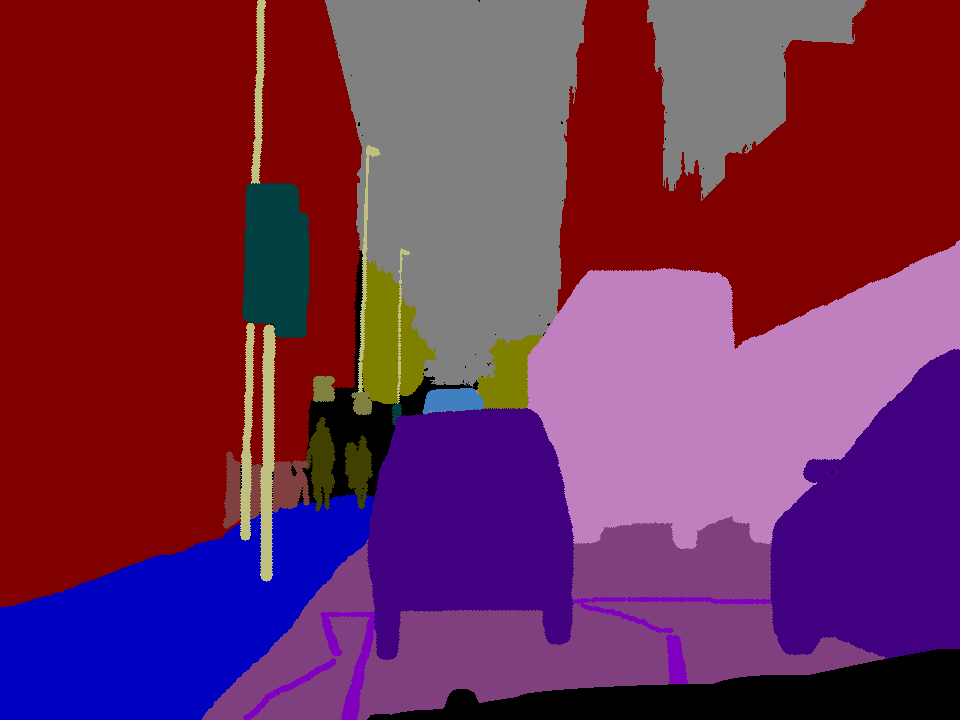
#> input picture data/CamVid/test/masks/0001TP_006690_L.png, 960 x 720 px, found by its file name
$ python augmentation.py
#> lines starting #> are read from the running program, lines starting #| are printed output that depends on the picture; after the words box and inside, x2 and y2 are one past the last pixel; in counts of white or black regions, pixels touching at a corner belong together; pictures that were not available may be replaced by others from this repository, and a replacement may not be noted
import os
import cv2
import numpy as np

# Directories
DATA_DIR = "data/CamVid"
TEST_IMAGES_DIR = os.path.join(DATA_DIR, "train", "images")
TEST_MASKS_DIR  = os.path.join(DATA_DIR, "train", "masks")

# Input size (height, width)
INPUT_HEIGHT = 720
INPUT_WIDTH = 960

# Rare classes in target: Note that target colors are originally defined in RGB.
# When using cv2 (which reads images in BGR), we convert:
# (0,128,192) in RGB becomes (192,128,0) in BGR -> Bicyclist
# (192,0,192) in RGB remains (192,0,192) in BGR -> MotorcycleScooter
# (192,128,192) in RGB remains (192,128,192) in BGR -> Truck_Bus
RARE_COLORS_BGR = [
    (192, 0, 192),   # MotorcycleScooter
    (192, 128, 192)    # Truck_Bus
]

def find_rare_class():
    """
    Scans through the test masks directory and selects image names
    (without extension) for which the mask contains any rare class pixel.
    Returns a list of filenames (without extension).
    """
    selected = []
    for mask_filename in os.listdir(TEST_MASKS_DIR):
        if not mask_filename.endswith(".png"):
            continue
        mask_path = os.path.join(TEST_MASKS_DIR, mask_filename)
        mask = cv2.imread(mask_path)
#> mask is the input picture: shape (720, 960, 3); mean B, G, R 83.7, 43.9, 112.6
        # Check if any pixel equals one of the rare colors
        found = False
        for color in RARE_COLORS_BGR:
            # Create a boolean mask where pixels equal the target color.
            match = np.all(mask == np.array(color, dtype=np.uint8), axis=-1)
            if np.any(match):
                found = True
                break
#> this loop made 2 passes
#> pass 2, in find_rare_class, `match = np.all(mask == np.array(color, dtype=np.uint8), axis=-1)`:
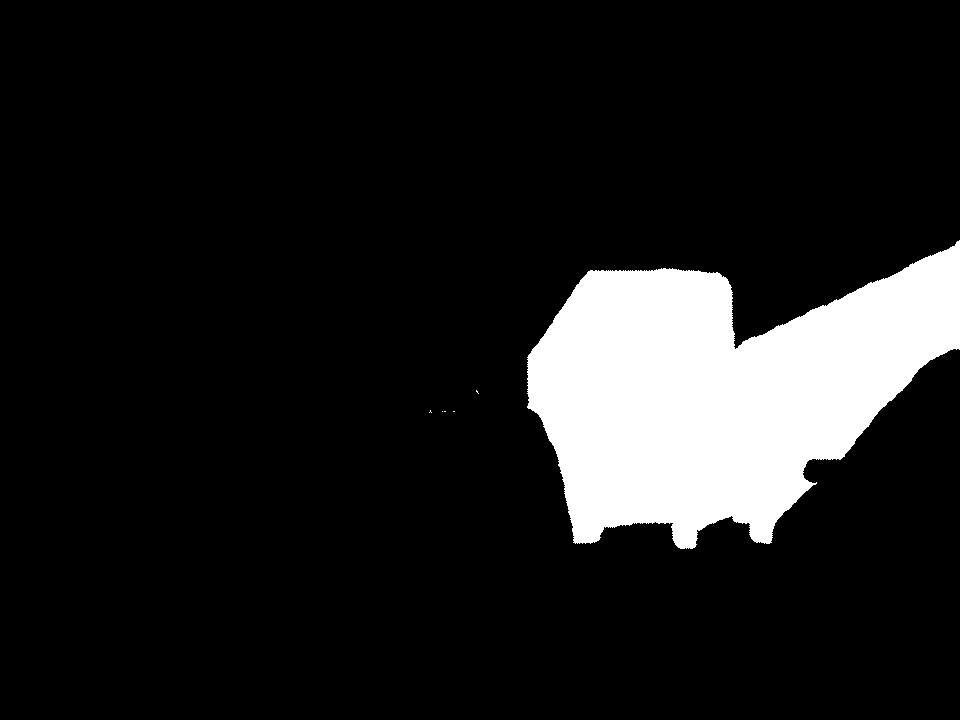
#> match: shape (720, 960) bool; 11.8% white; 6 white regions (5 under 20 px), largest, box (x1, y1, x2, y2) and area: (527, 240, 960, 549) 81282
        if found:
            # Assume corresponding image filename is the same but without _L in mask name.
            # For example, if mask is 'image1_L.png', then image is 'image1.png'
            base_name = mask_filename.replace("_L.png", "").replace(".png", "")
            selected.append(base_name)
    return selected

def augment_rotate(image, mask):
    """
    Rotate both image and mask 180 degrees.
    """
    rotated_img = cv2.rotate(image, cv2.ROTATE_180)
    rotated_mask = cv2.rotate(mask, cv2.ROTATE_180)
    return rotated_img, rotated_mask

def augment_flip(image, mask, flipcode=1):
    """
    Rotate both image and mask 180 degrees.
    """

    flipped_img = cv2.flip(image, flipcode)
    flipped_mask = cv2.flip(mask, flipcode)

    return flipped_img, flipped_mask

def augment_hsv(image, mask, hue_shift, sat_mult, val_mult):
    """
    Adjust the HSV values of the image.
    The mask remains unchanged.
    For example, we can shift the hue by 10 degrees, increase saturation by 10%.
    """
    hsv = cv2.cvtColor(image, cv2.COLOR_BGR2HSV).astype(np.float32)
    # Adjustments: these parameters can be tuned.
    # hue_shift = -10.0        # shift hue by 10 degrees (0-180 in OpenCV)
    # sat_mult = 0.8          # increase saturation by 10%
    # val_mult = 1.2          # increase brightness by 10%

    hsv[..., 0] = (hsv[..., 0] + hue_shift) % 180
    hsv[..., 1] = np.clip(hsv[..., 1] * sat_mult, 0, 255)
    hsv[..., 2] = np.clip(hsv[..., 2] * val_mult, 0, 255)

    adjusted_img = cv2.cvtColor(hsv.astype(np.uint8), cv2.COLOR_HSV2BGR)
    # For HSV adjustment, the mask remains the same.
    return adjusted_img, mask

def save_augmented(image, mask, original_name, method):
    """
    Save the augmented image and mask with the specified naming convention.
    """
    image_name = f"{original_name}_{method}.png"
    mask_name = f"{original_name}_{method}_L.png"
    image_path = os.path.join(TEST_IMAGES_DIR, image_name)
    mask_path = os.path.join(TEST_MASKS_DIR, mask_name)
    cv2.imwrite(image_path, image)
    cv2.imwrite(mask_path, mask)
    # print(f"Saved {image_path} and {mask_path}")

def augmentation_pipeline():
    """
    The pipeline to perform data augmentation on test data samples
    that contain rare classes.
    """
    rare_samples = find_rare_class()
    print(f"Found {len(rare_samples)} rare samples.")

    for sample in rare_samples:
        image_path = os.path.join(TEST_IMAGES_DIR, sample + ".png")
        mask_path  = os.path.join(TEST_MASKS_DIR, sample + "_L.png")

        # Read the image and mask
        image = cv2.imread(image_path)
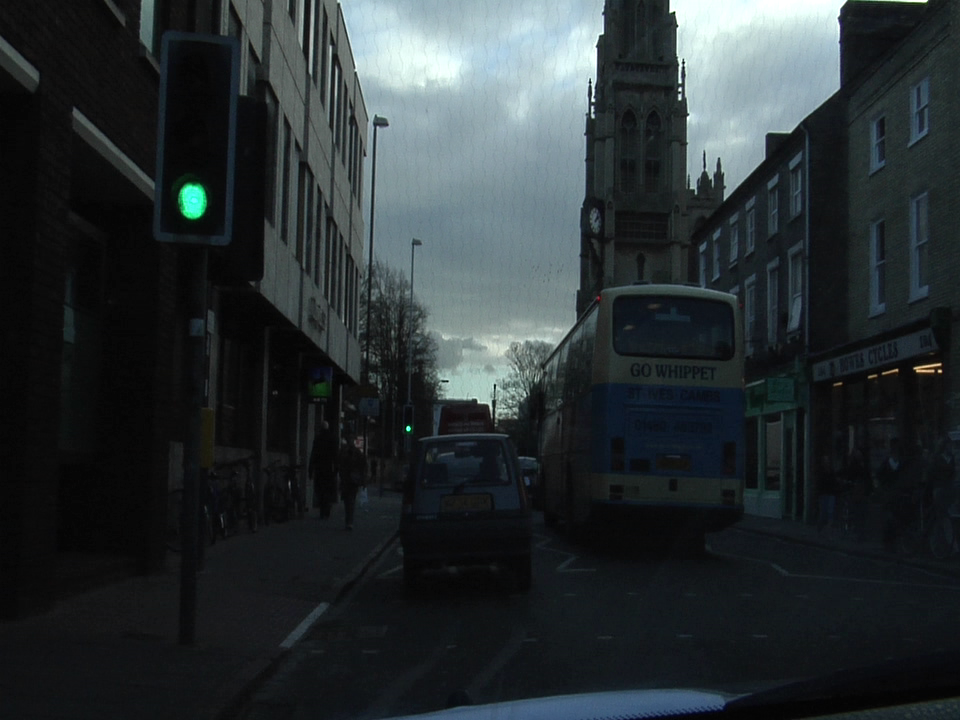
#> input picture data/CamVid/test/images/0001TP_006750.png, 960 x 720 px, given in place of 0001TP_006690.png, which was not available
#> image is the input picture: shape (720, 960, 3); mean B, G, R 51.5, 49.1, 42.3
        mask  = cv2.imread(mask_path)

        if image is None or mask is None:
            print(f"Error reading {sample}. Skipping.")
            continue

        # 1. Rotation augmentation
        rotated_img, rotated_mask = augment_flip(image, mask, -1)
        save_augmented(rotated_img, rotated_mask, sample, "rotate")

        # 2. Flip augmentation
        flipv_image, flipv_mask = augment_flip(image, mask, 1)
#> call 2 of augment_flip, with flipcode = 1
#> in augment_flip (call 2), `flipped_mask = cv2.flip(mask, flipcode)`:
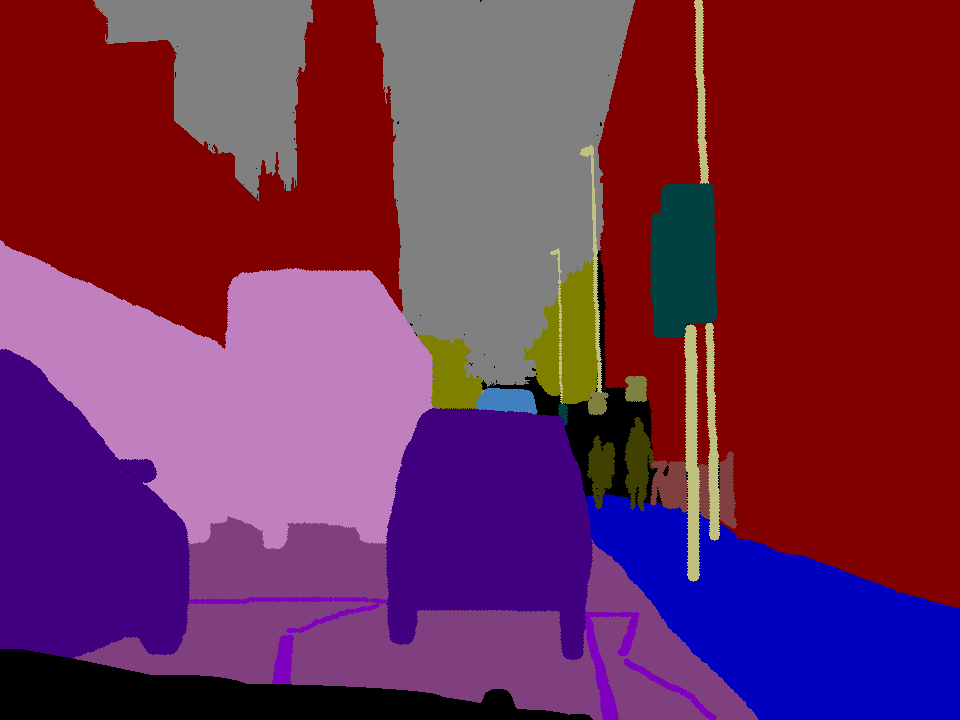
#> flipped_mask: shape (720, 960, 3); mean B, G, R 83.7, 43.9, 112.6
        save_augmented(flipv_image, flipv_mask, sample, 'flipv')
        fliph_image, fliph_mask = augment_flip(image, mask, 0)
#> call 3 of augment_flip, with flipcode = 0
#> in augment_flip (call 3), `flipped_img = cv2.flip(image, flipcode)`:
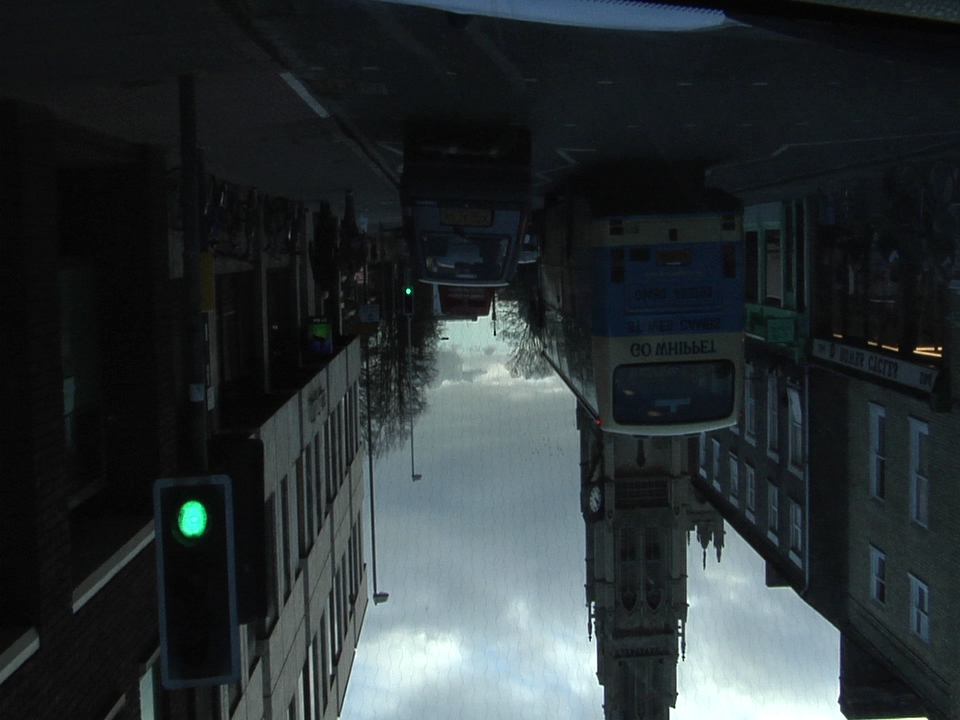
#> flipped_img: shape (720, 960, 3); mean B, G, R 51.5, 49.1, 42.3
#> in augment_flip (call 3), `flipped_mask = cv2.flip(mask, flipcode)`:
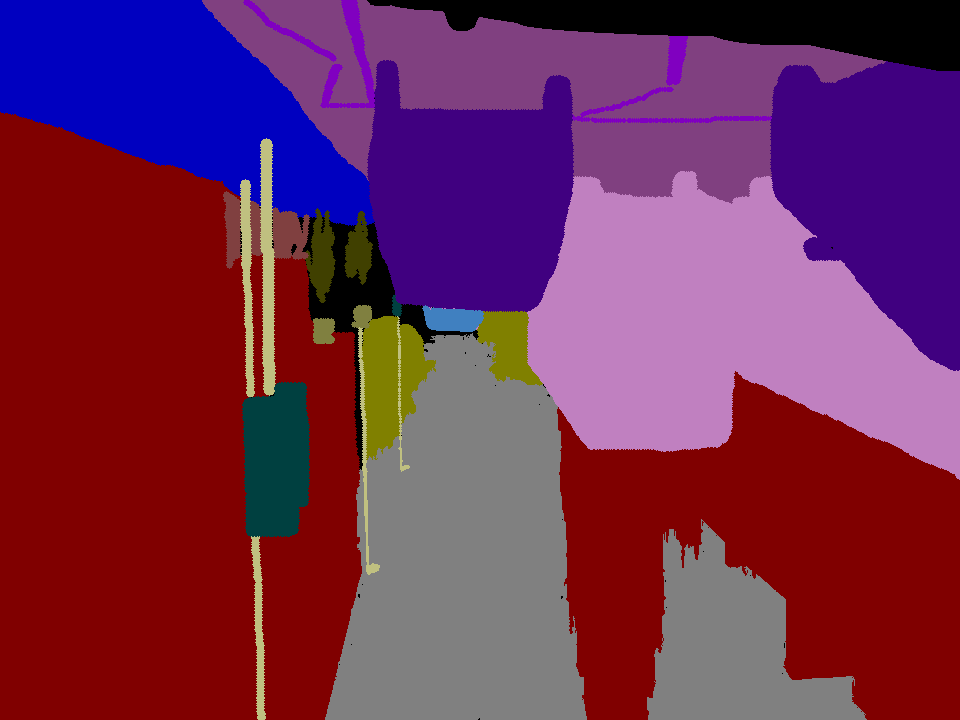
#> flipped_mask: shape (720, 960, 3); mean B, G, R 83.7, 43.9, 112.6
        save_augmented(fliph_image, fliph_mask, sample, 'fliph')

        # 3. HSV adjustment augmentation
        hsv1_img, hsv1_mask = augment_hsv(image, mask, hue_shift=10, sat_mult=1.2, val_mult=1.2)
        save_augmented(hsv1_img, hsv1_mask, sample, "hsv1")
        hsv2_img, hsv2_mask = augment_hsv(image, mask, hue_shift=-10, sat_mult=1.2, val_mult=1.2)
        save_augmented(hsv2_img, hsv2_mask, sample, "hsv2")
        hsv3_img, hsv3_mask = augment_hsv(image, mask, hue_shift=10, sat_mult=0.9, val_mult=0.9)
        save_augmented(hsv3_img, hsv3_mask, sample, "hsv3")
        hsv4_img, hsv4_mask = augment_hsv(image, mask, hue_shift=-10, sat_mult=0.9, val_mult=0.9)
#> call 4 of augment_hsv, with hue_shift = -10, sat_mult = 0.9, val_mult = 0.9
#> in augment_hsv (call 4), `hsv[..., 2] = np.clip(hsv[..., 2] * val_mult, 0, 255)`:
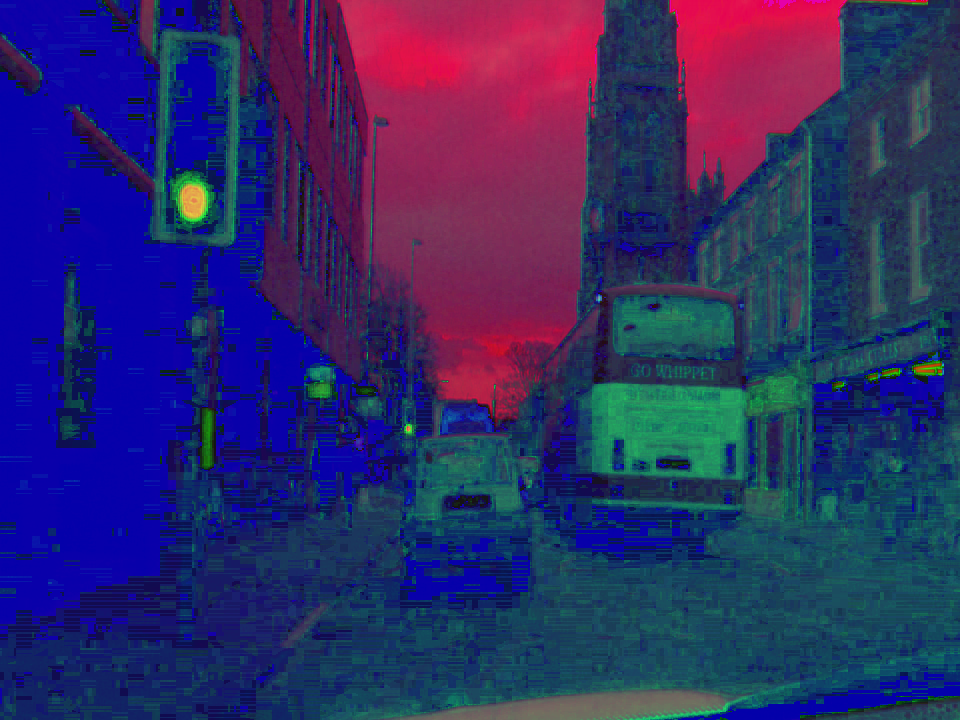
#> hsv: shape (720, 960, 3) float32; mean B, G, R 103.4, 43.4, 46.8
        save_augmented(hsv3_img, hsv3_mask, sample, "hsv4")

if __name__ == "__main__":
    augmentation_pipeline()
